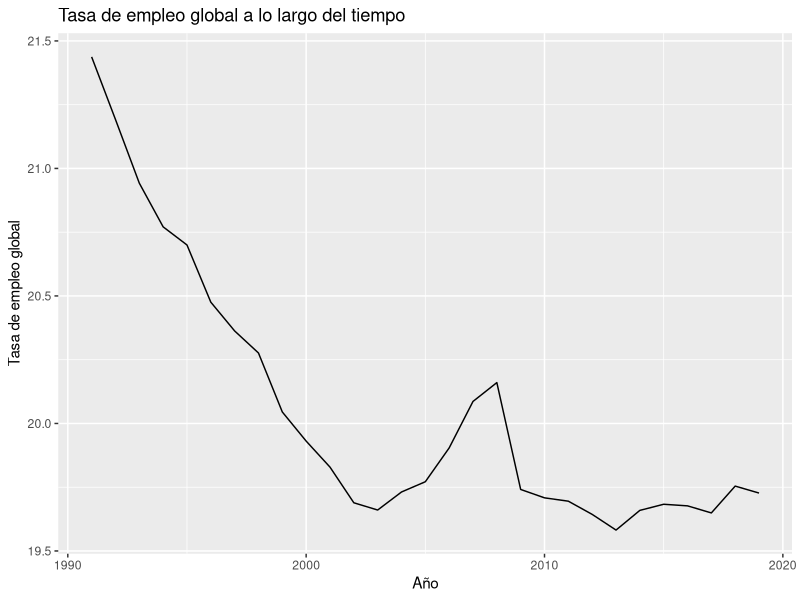
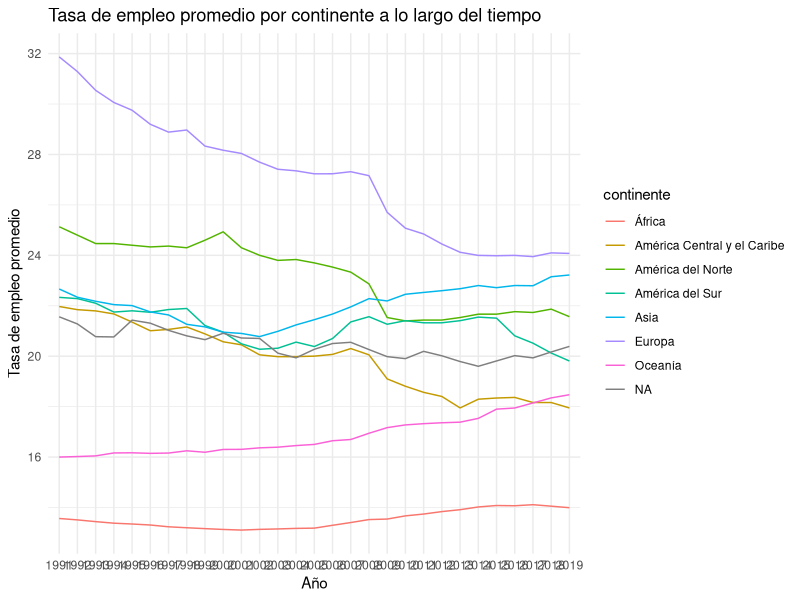
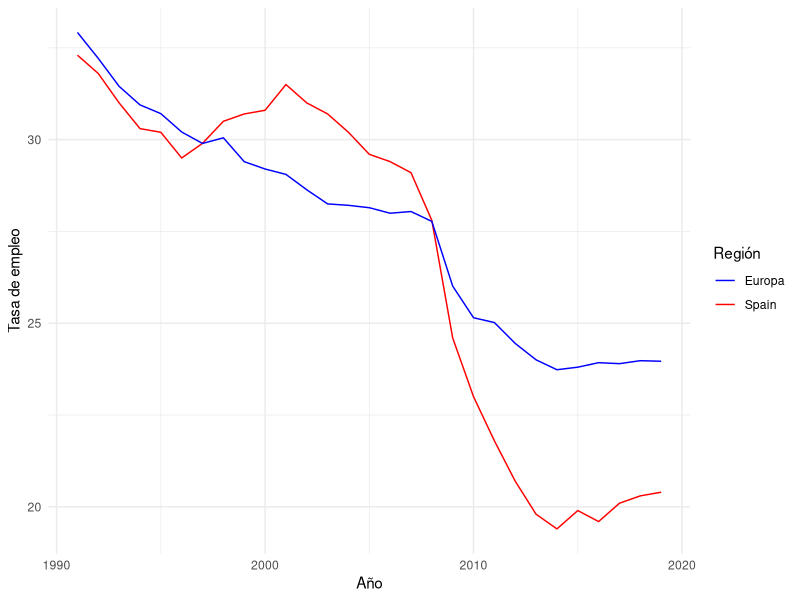
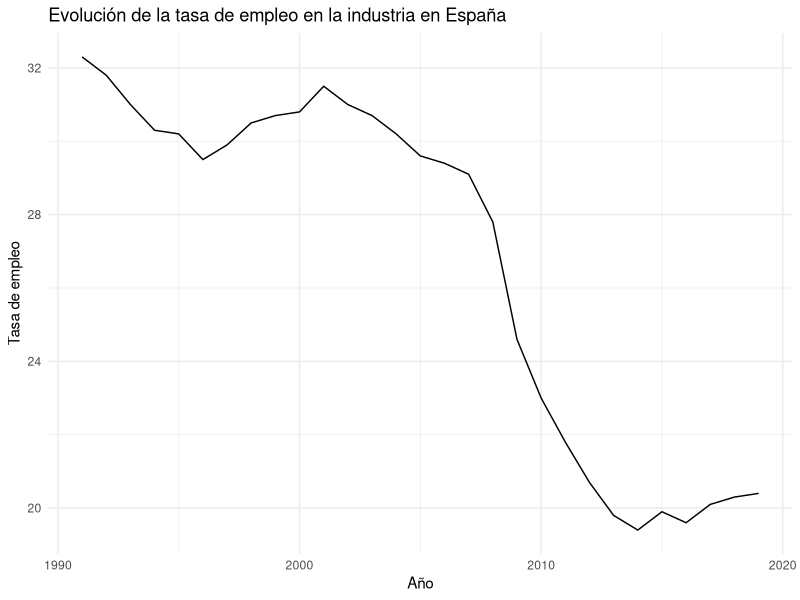
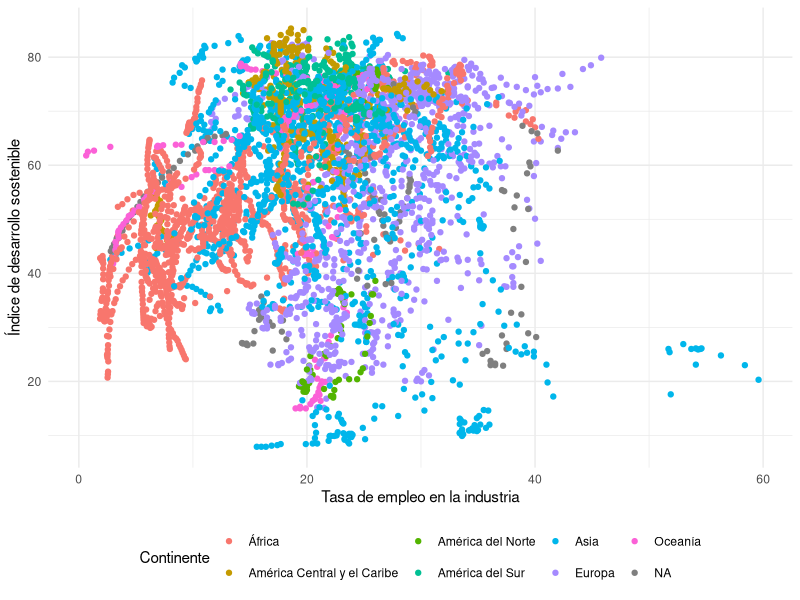

Recreate these plots in R, in order.
## ---- chunk 1
##Cargar las bibliotecas necesarias
library(readxl)
library(dplyr)
library(openxlsx)
library(tidyverse)
library(xfun)
## ---- chunk 2
datos <- read_excel("Datos/industry_workers_percent_of_employment.xlsx")

##Preparación de datos a formato largo
datos_largos <- datos %>%
  pivot_longer(cols = -country, names_to = "year", values_to = "employment_rate")
## ---- chunk 3

##Tasa de empleo global por año
global_employment_rate <- datos_largos %>%
  group_by(year) %>%
  summarise(mean_employment_rate = mean(employment_rate, na.rm = TRUE))

##Países que aumentaron su tasa de empleo:
employment_increase <- datos_largos %>%
  group_by(country) %>%
  arrange(year) %>%
  summarise(change_in_employment = employment_rate[n()] - employment_rate[1]) %>%
  filter(change_in_employment > 0)

##Países que redujeron su tasa de empleo
employment_decrease <- datos_largos %>%
  group_by(country) %>%
  arrange(year) %>%
  summarise(change_in_employment = employment_rate[n()] - employment_rate[1]) %>%
  filter(change_in_employment < 0)
## ---- chunk 4
#Análisis de correlación
datos_wide <- datos_largos %>%
  pivot_wider(names_from = country, values_from = employment_rate)

correlation_matrix <- cor(datos_wide[,-1], use = "pairwise.complete.obs")
## ---- chunk 5

##Convertir el año a numérico
global_employment_rate$year <- as.numeric(global_employment_rate$year)

##Crear la gráfica
ggplot(global_employment_rate, aes(x = year, y = mean_employment_rate, group=1)) +
  geom_line() +
  labs(title = "Tasa de empleo global a lo largo del tiempo",
       x = "Año", y = "Tasa de empleo global")
## ---- chunk 6
##Definir los países para cada continente
paises_africa <- c("Angola", "Benin", "Burkina Faso", "Burundi", "Botswana", "Central African Republic", "Cote d'Ivoire", 
                   "Cameroon", "Congo, Dem. Rep.", "Congo, Rep.", "Comoros", "Cape Verde", "Djibouti", "Algeria", "Egypt", 
                   "Western Sahara", "Eritrea", "Ethiopia", "Gabon", "Gambia", "Ghana", "Guinea", "Guinea-Bissau", 
                   "Equatorial Guinea", "Kenya", "Lesotho", "Liberia", "Libya", "Morocco", "Madagascar", "Mali", 
                   "Mauritania", "Mauritius", "Malawi", "Mozambique", "Namibia", "Niger", "Nigeria", "Reunion", "Rwanda", 
                   "Seychelles", "Sudan", "Saint Helena", "Sierra Leone", "Senegal", "Somalia", "South Sudan", 
                   "Sao Tome and Principe", "Swaziland", "Seychelles", "Chad", "Togo", "Tunisia", "Tanzania", "Uganda", 
                   "South Africa", "Zambia", "Zimbabwe")

paises_asia <- c("Afghanistan", "Armenia", "Azerbaijan", "Bahrain", "Bangladesh", "Bhutan", "Brunei", "Cambodia", "China", 
                 "Cyprus", "Georgia", "Hong Kong, China", "Indonesia", "India", "Iran", "Iraq", "Israel", "Japan", 
                 "Jordan", "Kazakhstan", "Kyrgyz Republic", "South Korea", "Kuwait", "Lebanon", "Sri Lanka", 
                 "Macao, China", "Maldives", "Malaysia", "Mongolia", "Myanmar", "Nepal", "Oman", "Pakistan", "Palestine", 
                 "Philippines", "North Korea", "Qatar", "Saudi Arabia", "Singapore", "Syria", "Thailand", "Tajikistan", 
                 "Turkmenistan", "East Timor", "Turkey", "Taiwan", "United Arab Emirates", "Uzbekistan", "Vietnam", "Yemen")

paises_europa <- c("Albania", "Austria", "Belgium", "Bulgaria", "Bosnia and Herzegovina", "Belarus", "Channel Islands", 
                   "Switzerland", "Czech Republic", "Germany", "Denmark", "Spain", "Estonia", "Finland", "France", 
                   "United Kingdom", "Greece", "Croatia", "Hungary", "Ireland", "Iceland", "Italy", "Lithuania", 
                   "Luxembourg", "Latvia", "Moldova", "North Macedonia", "Malta", "Netherlands", "Norway", "Poland", 
                   "Portugal", "Romania", "Russia", "Sweden", "Slovenia", "Slovakia", "Ukraine")

paises_america_norte <- c("Canada", "United States", "Mexico", "Greenland", "Bermuda")

paises_america_sur <- c("Argentina", "Bolivia", "Brazil", "Chile", "Colombia", "Ecuador", "Guyana", "Peru", 
                        "Paraguay", "Suriname", "Uruguay", "Venezuela")

paises_oceania <- c("Australia", "Fiji", "Micronesia", "Guam", "Kiribati", "Marshall Islands", "New Caledonia", 
                    "Norfolk Island", "Nauru", "New Zealand", "French Polynesia", "Papua New Guinea", "Palau", 
                    "Solomon Islands", "Tonga", "Vanuatu", "Samoa")

paises_centro_caribe <- c("Antigua and Barbuda", "Aruba", "Barbados", "Saint Barthelemy", "Belize", "Costa Rica", "Cuba", 
                          "Curacao", "Dominican Republic", "Grenada", "Guatemala", "Honduras", "Haiti", "Jamaica", 
                          "Saint Kitts and Nevis", "Cayman Islands", "Saint Lucia", "Saint Martin (French part)", 
                          "Montserrat", "Nicaragua", "Panama", "Puerto Rico", "El Salvador", "Sint Maarten (Dutch part)", 
                          "Turks and Caicos Islands", "Trinidad and Tobago", "Saint Vincent and the Grenadines", 
                          "British Virgin Islands", "Virgin Islands (U.S.)")

##Crear una nueva columna 'continente' con NA (sin asignación inicial)
datos$continente <- NA

##Luego asignar los continentes a cada país
datos_largos$continente[datos_largos$country %in% paises_africa] <- "África"
datos_largos$continente[datos_largos$country %in% paises_asia] <- "Asia"
datos_largos$continente[datos_largos$country %in% paises_europa] <- "Europa"
datos_largos$continente[datos_largos$country %in% paises_america_norte] <- "América del Norte"
datos_largos$continente[datos_largos$country %in% paises_america_sur] <- "América del Sur"
datos_largos$continente[datos_largos$country %in% paises_oceania] <- "Oceanía"
datos_largos$continente[datos_largos$country %in% paises_centro_caribe] <- "América Central y el Caribe"
## ---- chunk 7
##Calcular la media por continente y año
media_por_continente <- datos_largos %>%
  group_by(continente, year) %>%
  summarise(mean_employment_rate = mean(employment_rate, na.rm = TRUE), .groups = "drop")
## ---- chunk 8
##Crear el gráfico
ggplot(media_por_continente, aes(x = year, y = mean_employment_rate, color = continente)) +
  geom_line(aes(group = continente)) +
  labs(title = "Tasa de empleo promedio por continente a lo largo del tiempo",
       x = "Año", y = "Tasa de empleo promedio") +
  theme_minimal()
## ---- chunk 9

##Datos de España
datos_spain <- datos_largos %>%
   filter(country == "Spain")

##Datos de la Unión Europea
paises_europa <- c("Austria", "Belgium", "Bulgaria", "Croatia", "Cyprus", "Czech Republic", "Denmark", "Estonia", "Finland", "France", "Germany", "Greece", "Hungary", "Ireland", "Italy", "Latvia", "Lithuania", "Luxembourg", "Malta", "Netherlands", "Poland", "Portugal", "Romania", "Slovakia", "Slovenia", "Spain", "Sweden")
datos_europa <- datos_largos %>%
   filter(country %in% paises_europa) %>%
   group_by(year) %>%
   summarise(mean_employment_rate = mean(employment_rate, na.rm = TRUE))

##Convertir 'year' a numérico
datos_spain$year <- as.numeric(datos_spain$year)
datos_europa$year <- as.numeric(datos_europa$year)

##Comparación
ggplot() +
   geom_line(data = datos_spain, aes(x = year, y = employment_rate, color = "Spain")) +
   geom_line(data = datos_europa, aes(x = year, y = mean_employment_rate, color = "Europa")) +
   labs(x = "Año", y = "Tasa de empleo", color = "Región") +
   theme_minimal() +
   scale_color_manual(values = c("Spain" = "red", "Europa" = "blue"))
## ---- chunk 10
#¿Cómo ha evolucionado la tasa de empleo en la industria en España a lo largo del tiempo?

ggplot(datos_spain, aes(x = year, y = employment_rate)) +
   geom_line() +
   labs(x = "Año", y = "Tasa de empleo") +
   theme_minimal() +
   ggtitle("Evolución de la tasa de empleo en la industria en España")
## ---- chunk 11

##Calcular la tasa de crecimiento
datos_largos$growth_rate <- datos_largos %>%
   group_by(country) %>%
   mutate(growth_rate = (employment_rate/lag(employment_rate) - 1) * 100)

##Ordenar los países por la tasa de crecimiento promedio
paises_crecimiento <- datos_largos %>%
   group_by(country) %>%
   summarise(mean_growth_rate = mean(employment_rate, na.rm = TRUE)) %>%
   arrange(desc(mean_growth_rate))

##Mostrar los primeros 100 países
head(paises_crecimiento, 100)
## ---- chunk 12
#Nuevo dataset Indice de desarrollo sostenible

##Cargar el dataset
datos_sdi <- read_excel("Datos/sdi.xlsx")

##Convertir el dataset a formato largo
datos_sdi_largos <- datos_sdi %>%
  gather(key = "year", value = "sdi", -country)

##Unir los datos de los dos dataset
datos_unidos <- datos_largos %>%
  left_join(datos_sdi_largos, by = c("country", "year"))
## ---- chunk 13
##Calcular la correlación entre la tasa de empleo y el IDS
correlacion <- cor(datos_unidos$employment_rate, datos_unidos$sdi, use = "pairwise.complete.obs")

##Imprimir el coeficiente de correlación
print(correlacion)
## ---- chunk 14
# Unir los datos
datos_combinados <- merge(datos_largos, datos_sdi_largos, by = c("country", "year"), all = TRUE)

# Gráfico de dispersión diferenciando los continentes
ggplot(datos_combinados, aes(x = employment_rate, y = sdi, color = continente)) +
  geom_point(na.rm = TRUE) +
  labs(x = "Tasa de empleo en la industria", 
       y = "Índice de desarrollo sostenible",
       color = "Continente") +
  theme_minimal() +
  theme(legend.position = "bottom")

## ---- chunk 15
#Rregresión lineal
modelo_lineal <- lm(sdi ~ employment_rate, data = datos_combinados)
summary(modelo_lineal)
## ---- chunk 16

# Calcular los percentiles para sdi y employment_rate
sdi_threshold <- quantile(datos_combinados$sdi, 0.25, na.rm = TRUE)
employment_rate_threshold <- quantile(datos_combinados$employment_rate, 0.75, na.rm = TRUE)

# Filtrar los datos para los países con bajo sdi y alta tasa de empleo industrial
datos_filtrados <- datos_combinados %>%
  filter(sdi <= sdi_threshold & employment_rate >= employment_rate_threshold)

# Obtener la lista de países
paises_potenciales <- unique(datos_filtrados$country)

# Imprimir la lista de países
print(paises_potenciales)

# Crear una tabla con los países
tabla_potenciales <- data.frame(Pais = paises_potenciales)

# Añadir las columnas de percentiles como un único valor
tabla_potenciales$Percentil_SDI <- sdi_threshold
tabla_potenciales$Percentil_Empleo <- employment_rate_threshold


# Imprimir la tabla con kable
knitr::kable(tabla_potenciales, 
             caption = "Lista de países potenciales y percentiles correspondientes")

